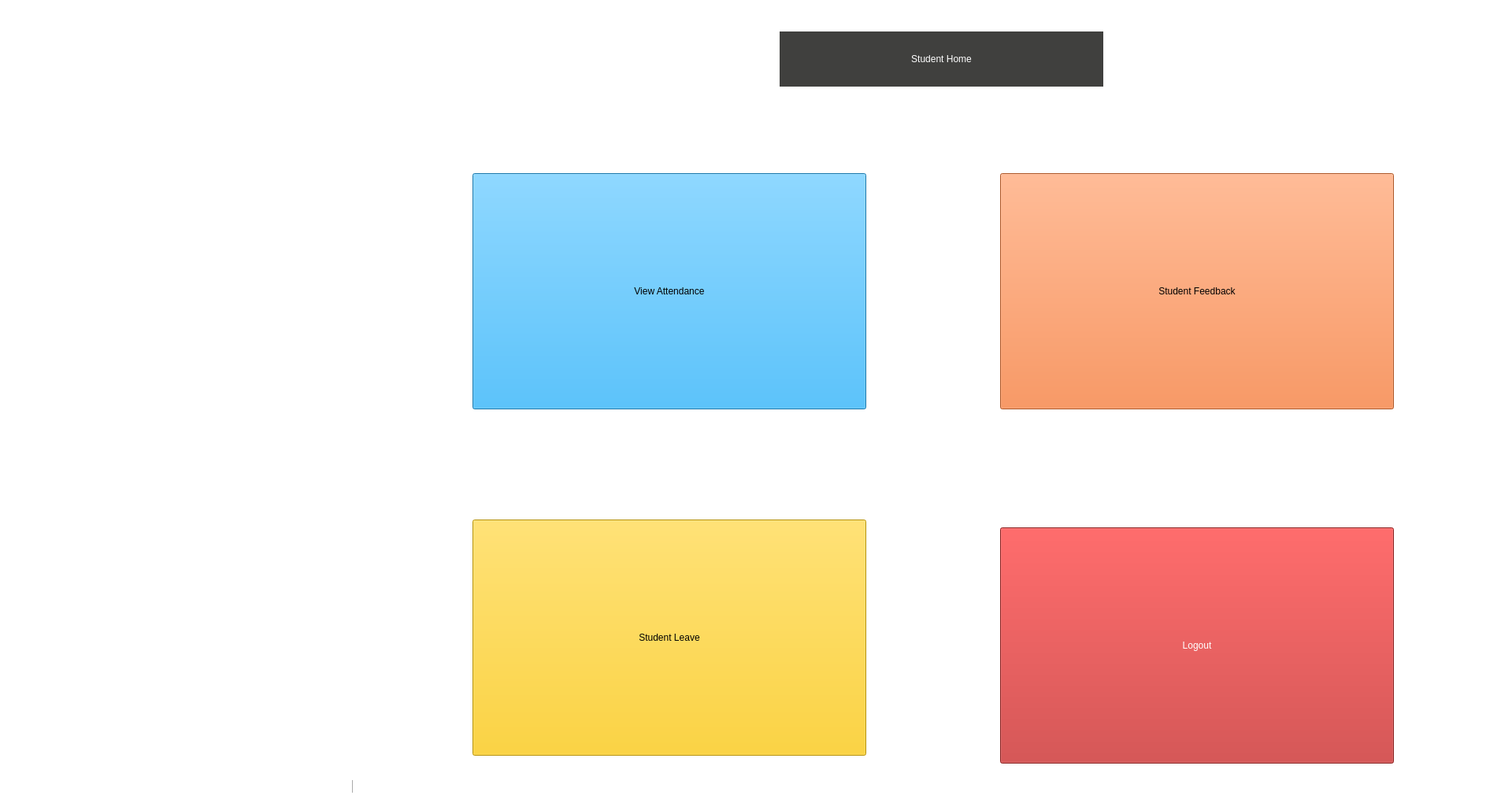
<?xml version="1.0" encoding="UTF-8"?>
<ui version="4.0">
 <class>StudentHomePage</class>
 <widget class="QMainWindow" name="StudentHomePage">
  <property name="enabled">
   <bool>true</bool>
  </property>
  <property name="geometry">
   <rect>
    <x>0</x>
    <y>0</y>
    <width>1920</width>
    <height>1029</height>
   </rect>
  </property>
  <property name="windowTitle">
   <string>Student Home Page</string>
  </property>
  <property name="styleSheet">
   <string notr="true">background-color: rgb(241, 229, 231);
background-color: rgb(255, 255, 255);</string>
  </property>
  <widget class="QWidget" name="centralwidget">
   <widget class="Line" name="line">
    <property name="geometry">
     <rect>
      <x>440</x>
      <y>-50</y>
      <width>16</width>
      <height>1081</height>
     </rect>
    </property>
    <property name="orientation">
     <enum>Qt::Vertical</enum>
    </property>
   </widget>
   <widget class="QLabel" name="StaffHome_l">
    <property name="geometry">
     <rect>
      <x>990</x>
      <y>40</y>
      <width>411</width>
      <height>70</height>
     </rect>
    </property>
    <property name="styleSheet">
     <string notr="true">color: rgb(255, 255, 255);
background-color: rgb(64, 64, 62);
font: 46pt &quot;Microsoft Himalaya&quot;;</string>
    </property>
    <property name="text">
     <string>Student Home</string>
    </property>
    <property name="alignment">
     <set>Qt::AlignCenter</set>
    </property>
   </widget>
   <widget class="QPushButton" name="ViewUpdateAttendanceLogout_b">
    <property name="geometry">
     <rect>
      <x>1270</x>
      <y>670</y>
      <width>500</width>
      <height>300</height>
     </rect>
    </property>
    <property name="styleSheet">
     <string notr="true">font: 28pt &quot;Cambria&quot;;
background-color: rgb(190, 42, 40);
color: rgb(255, 255, 255);
</string>
    </property>
    <property name="text">
     <string>Logout</string>
    </property>
   </widget>
   <widget class="QPushButton" name="ViewAttendance_b">
    <property name="geometry">
     <rect>
      <x>600</x>
      <y>220</y>
      <width>500</width>
      <height>300</height>
     </rect>
    </property>
    <property name="styleSheet">
     <string notr="true">font: 28pt &quot;Cambria&quot;;
background-color: rgb(34, 167, 240);</string>
    </property>
    <property name="text">
     <string>View Attendance</string>
    </property>
   </widget>
   <widget class="QPushButton" name="StudentFeedback_b">
    <property name="geometry">
     <rect>
      <x>1270</x>
      <y>220</y>
      <width>500</width>
      <height>300</height>
     </rect>
    </property>
    <property name="styleSheet">
     <string notr="true">font: 28pt &quot;Cambria&quot;;
background-color: rgb(242, 121, 53);</string>
    </property>
    <property name="text">
     <string>Student Feedback</string>
    </property>
   </widget>
   <widget class="QPushButton" name="StudentLeave_b">
    <property name="geometry">
     <rect>
      <x>600</x>
      <y>660</y>
      <width>500</width>
      <height>300</height>
     </rect>
    </property>
    <property name="styleSheet">
     <string notr="true">font: 28pt &quot;Cambria&quot;;
background-color: rgb(255, 203, 5);</string>
    </property>
    <property name="text">
     <string>Student Leave</string>
    </property>
   </widget>
   <widget class="QLabel" name="label">
    <property name="geometry">
     <rect>
      <x>300</x>
      <y>-40</y>
      <width>1721</width>
      <height>1031</height>
     </rect>
    </property>
    <property name="text">
     <string/>
    </property>
    <property name="alignment">
     <set>Qt::AlignCenter</set>
    </property>
   </widget>
   <widget class="QLabel" name="label_2">
    <property name="geometry">
     <rect>
      <x>0</x>
      <y>0</y>
      <width>431</width>
      <height>1011</height>
     </rect>
    </property>
    <property name="text">
     <string/>
    </property>
    <property name="pixmap">
     <pixmap>../../../Downloads/WhatsApp Image 2021-05-23 at 12.18.59.jpeg</pixmap>
    </property>
   </widget>
   <zorder>line</zorder>
   <zorder>label_2</zorder>
   <zorder>label</zorder>
   <zorder>StaffHome_l</zorder>
   <zorder>ViewUpdateAttendanceLogout_b</zorder>
   <zorder>ViewAttendance_b</zorder>
   <zorder>StudentFeedback_b</zorder>
   <zorder>StudentLeave_b</zorder>
  </widget>
  <widget class="QStatusBar" name="statusbar"/>
 </widget>
 <resources/>
 <connections/>
</ui>
